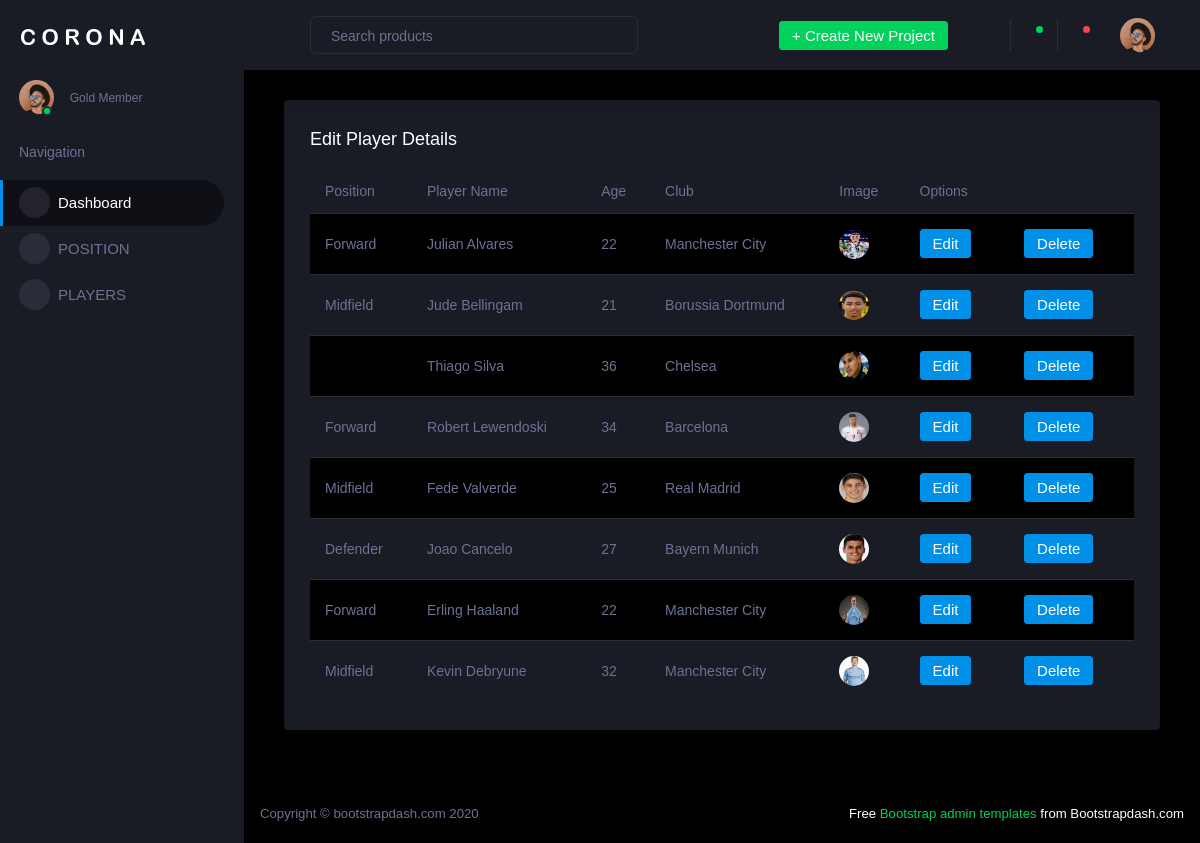
Screenshot of /newapp/displayplayer/ with the database file from the repository.
### newapp/models.py (models this page shows)
class playerdb(models.Model):
    playerposition=models.CharField(max_length=100,null=True,blank=True)
    playername=models.CharField(max_length=100,null=True,blank=True)
    age=models.IntegerField(null=True,blank=True)
    club=models.CharField(max_length=100,null=True,blank=True)
    image=models.ImageField(upload_to="productimage")

### newapp/views.py (the view)
# urls.py: path('displayplayer/',views.displayplayer,name="displayplayer"),
def displayplayer(request):
    data = playerdb.objects.all()
    return render(request, "displayplayer.html",{'data': data})

### newapp/templates/displayplayer.html (shortened to what this page needs)
<!DOCTYPE html>
{% extends 'indexpage.html' %}
{% block content %}
<html lang="en" xmlns="http://www.w3.org/1999/html" xmlns="http://www.w3.org/1999/html"
      xmlns="http://www.w3.org/1999/html">
<head>
</head>
<body>
<div class="col-lg-12 grid-margin stretch-card">
                <div class="card">
                  <div class="card-body">
                    <h4 class="card-title"> Edit Player Details</h4>
                    <div class="table-responsive">
                      <table class="table table-striped">
                        <thead>
                          <tr>
                            <th> Position</th>
                            <th> Player Name</th>
                            <th> Age </th>
                            <th> Club </th>
                              <th> Image </th>
                              <th> Options </th>
                          </tr>
                        </thead>
                        <tbody>
                        {% for d in data %}
                          <tr>
                            <td class="py-1">{{d.playerposition}}</td>
                            <td> {{d.playername}} </td>
                            <td> {{d.age}} </td>
                            <td> {{d.club}} </td>
                            <td>
                              <img src="{{d.image.url}}">
                            </td>
                            <td>
                              <form action="{% url 'editplayer' dataid=d.id %}">
                              <button type="submit" class="btn btn-primary mr-2">Edit</button>
                              </form>
                            </td>
                            <td>
                              <form action="{% url 'deleteplayer' dataid=d.id %}">
                              <button type="submit" class="btn btn-primary mr-2">Delete</button>
                              </form>
                            </td>
                          </tr>
                        {% endfor %}
                        </tbody>
                      </table>
                    </div>
                  </div>
                </div>
              </div>
</body>
</html>
{% endblock %}

### rows the page displays
playerdb: playerposition "Forward", playername "Julian Alvares", age "22", club "Manchester City", image (picture)
playerdb: playerposition "Midfield", playername "Jude Bellingam", age "21", club "Borussia Dortmund", image (picture)
playerdb: playername "Thiago Silva", age "36", club "Chelsea", image (picture)
playerdb: playerposition "Forward", playername "Robert Lewendoski", age "34", club "Barcelona", image (picture)
playerdb: playerposition "Midfield", playername "Fede Valverde", age "25", club "Real Madrid", image (picture)
playerdb: playerposition "Defender", playername "Joao Cancelo", age "27", club "Bayern Munich", image (picture)
playerdb: playerposition "Forward", playername "Erling Haaland", age "22", club "Manchester City", image (picture)
playerdb: playerposition "Midfield", playername "Kevin Debryune", age "32", club "Manchester City", image (picture)
